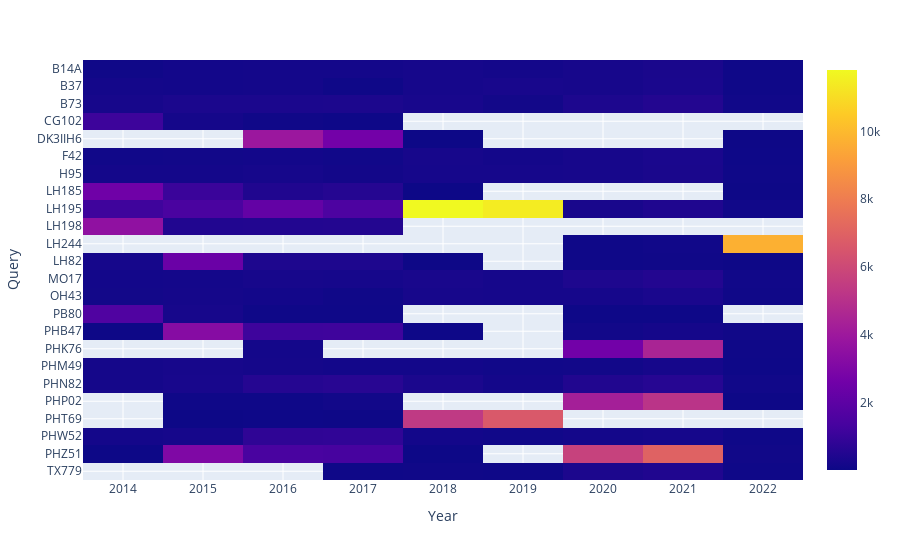

Notebook source saved alongside this figure:
### Code cell
px.imshow(temp.drop('Query', axis=1),)

### Figure 1 — Plotly figure (JSON) as saved in the notebook; plotly's stock layout.template omitted (floating-point values rounded to 4 significant figures; data arrays with more than 128 entries replaced by an {"elided": "..."} marker saying what was removed)
{"data": [{"coloraxis": "coloraxis", "hovertemplate": "Year: %{x}<br>Query: %{y}<br>color: %{z}<extra></extra>", "name": "0", "type": "heatmap", "x": [2014, 2015, 2016, 2017, 2018, 2019, 2020, 2021, 2022], "xaxis": "x", "y": ["B14A", "B37", "B73", "CG102", "DK3IIH6", "F42", "H95", "LH185", "LH195", "LH198", "LH244", "LH82", "MO17", "OH43", "PB80", "PHB47", "PHK76", "PHM49", "PHN82", "PHP02", "PHT69", "PHW52", "PHZ51", "TX779"], "yaxis": "y", "z": {"elided": "24x9 int values"}}], "layout": {"coloraxis": {"colorscale": [[0, "#0d0887"], [0.1111, "#46039f"], [0.2222, "#7201a8"], [0.3333, "#9c179e"], [0.4444, "#bd3786"], [0.5556, "#d8576b"], [0.6667, "#ed7953"], [0.7778, "#fb9f3a"], [0.8889, "#fdca26"], [1, "#f0f921"]]}, "margin": {"t": 60}, "xaxis": {"anchor": "y", "constrain": "domain", "domain": [0, 1], "scaleanchor": "y", "title": {"text": "Year"}}, "yaxis": {"anchor": "x", "autorange": "reversed", "constrain": "domain", "domain": [0, 1], "title": {"text": "Query"}}}}
